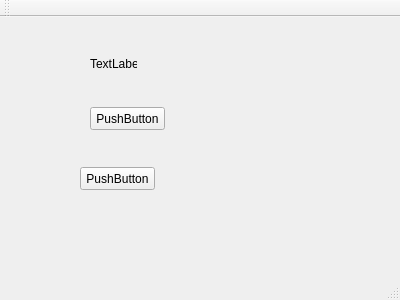
<?xml version="1.0" encoding="UTF-8"?>
<ui version="4.0">
 <class>MainWindow</class>
 <widget class="QMainWindow" name="MainWindow">
  <property name="geometry">
   <rect>
    <x>0</x>
    <y>0</y>
    <width>400</width>
    <height>300</height>
   </rect>
  </property>
  <property name="windowTitle">
   <string>MainWindow</string>
  </property>
  <widget class="QWidget" name="centralWidget">
   <widget class="QPushButton" name="pushButton">
    <property name="geometry">
     <rect>
      <x>80</x>
      <y>150</y>
      <width>75</width>
      <height>23</height>
     </rect>
    </property>
    <property name="text">
     <string>PushButton</string>
    </property>
   </widget>
   <widget class="QPushButton" name="pushButton_2">
    <property name="geometry">
     <rect>
      <x>90</x>
      <y>90</y>
      <width>75</width>
      <height>23</height>
     </rect>
    </property>
    <property name="text">
     <string>PushButton</string>
    </property>
   </widget>
   <widget class="QLabel" name="label">
    <property name="geometry">
     <rect>
      <x>90</x>
      <y>40</y>
      <width>47</width>
      <height>13</height>
     </rect>
    </property>
    <property name="text">
     <string>TextLabel</string>
    </property>
   </widget>
  </widget>
  <widget class="QMenuBar" name="menuBar">
   <property name="geometry">
    <rect>
     <x>0</x>
     <y>0</y>
     <width>400</width>
     <height>21</height>
    </rect>
   </property>
  </widget>
  <widget class="QToolBar" name="mainToolBar">
   <attribute name="toolBarArea">
    <enum>TopToolBarArea</enum>
   </attribute>
   <attribute name="toolBarBreak">
    <bool>false</bool>
   </attribute>
  </widget>
  <widget class="QStatusBar" name="statusBar"/>
 </widget>
 <layoutdefault spacing="6" margin="11"/>
 <resources/>
 <connections/>
</ui>
